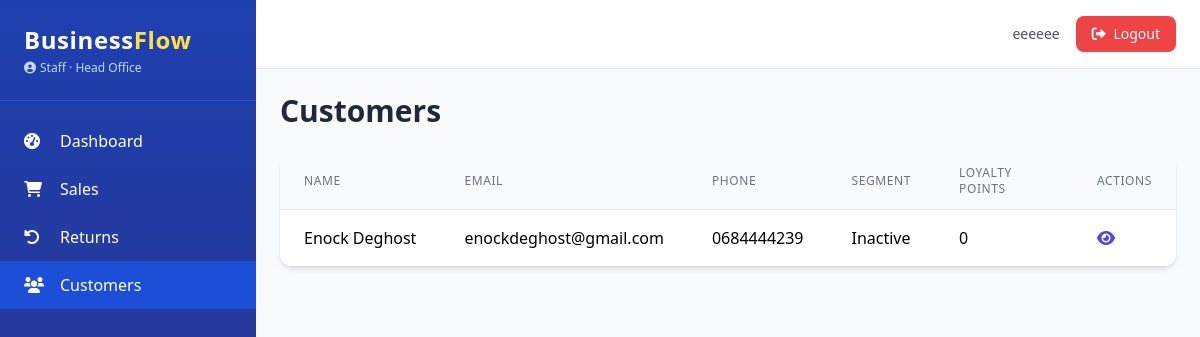
The app's page /crm/customers (signed in) with its own data.
### app.py (models this page shows, shortened)
class AuditMixin:
    @declared_attr
    def created_at(cls):
        return db.Column(db.DateTime, default=datetime.utcnow)

class SoftDeleteMixin:
    @classmethod
    def query_active(cls):
        return cls.query.filter(cls.deleted_at.is_(None))

class User(UserMixin, db.Model, AuditMixin, SoftDeleteMixin):
    __tablename__ = 'users'
    id = db.Column(db.Integer, primary_key=True)
    username = db.Column(db.String(80), unique=True, nullable=False)
    email = db.Column(db.String(120), unique=True, nullable=False)
    password_hash = db.Column(db.String(200), nullable=False)
    role = db.Column(db.String(20), nullable=False, default='Staff')
    branch_id = db.Column(db.Integer, db.ForeignKey('branches.id'), nullable=True)
    active = db.Column(db.Boolean, default=True)
    locale = db.Column(db.String(5), default='en')
    phone = db.Column(db.String(20))
    avatar = db.Column(db.String(200))
    last_login = db.Column(db.DateTime)
    branch = db.relationship('Branch', backref='users')
    permissions = db.Column(db.JSON, default=list)
    salary = db.Column(db.Float, nullable=True)
    pay_cycle = db.Column(db.String(20), default='monthly')
    bank_account = db.Column(db.String(50))
    tax_id = db.Column(db.String(50))
    @property
    def is_admin(self):
        return self.role == 'Admin'
    def has_permission(self, perm):
        if self.is_admin:
            return True
        return perm in (self.permissions or [])

class Branch(db.Model):
    __tablename__ = 'branches'
    id = db.Column(db.Integer, primary_key=True)
    name = db.Column(db.String(100), nullable=False)
    location = db.Column(db.String(200))
    phone = db.Column(db.String(20))
    email = db.Column(db.String(120))
    is_active = db.Column(db.Boolean, default=True)
    currency = db.Column(db.String(3), default='USD')
    created_at = db.Column(db.DateTime, default=datetime.utcnow)

class Customer(db.Model, AuditMixin, SoftDeleteMixin):
    __tablename__ = 'customers'
    id = db.Column(db.Integer, primary_key=True)
    name = db.Column(db.String(100), nullable=False)
    email = db.Column(db.String(120))
    phone = db.Column(db.String(20))
    address = db.Column(db.Text)
    loyalty_points = db.Column(db.Integer, default=0)
    segment = db.Column(db.String(50), default='Regular')
    birth_date = db.Column(db.Date)
    tax_id = db.Column(db.String(50))
    branch_id = db.Column(db.Integer, db.ForeignKey('branches.id'), nullable=True)
    branch = db.relationship('Branch')
    communications = db.relationship('CommunicationLog', backref='customer', lazy='dynamic')

### app.py (the view)
@crm_bp.route('/customers')
@login_required
@permission_required('view_customers')
def customer_list():
    page = request.args.get('page', 1, type=int)
    per_page = app.config.get('ITEMS_PER_PAGE', 20)
    query = Customer.query_active()
    pagination = query.order_by(Customer.created_at.desc()).paginate(page=page, per_page=per_page, error_out=False)
    return render_template('crm/list.html', pagination=pagination)

### app.py (called while the page is built)
@login_manager.user_loader
def load_user(user_id):
    return User.query_active().filter_by(id=int(user_id)).first()

def permission_required(permission):
    def decorator(f):
        @wraps(f)
        def decorated_function(*args, **kwargs):
            if not current_user.is_authenticated:
                abort(403)
            if not current_user.has_permission(permission):
                abort(403)
            return f(*args, **kwargs)
        return decorated_function
    return decorator

@app.context_processor
def inject_now():
    return {'now': datetime.utcnow(), 'current_year': datetime.utcnow().year}

### templates/crm/list.html (shortened to what this page needs)
{% extends "base.html" %}
{% block content %}
<div class="flex justify-between items-center mb-6">
    <h1 class="text-3xl font-bold text-gray-800">Customers</h1>
</div>
<div class="bg-white rounded-xl shadow-md overflow-hidden">
    <table class="min-w-full divide-y divide-gray-200">
        <thead class="bg-gray-50">
            <tr>
                <th class="px-6 py-3 text-left text-xs font-medium text-gray-500 uppercase tracking-wider">Name</th>
                <th class="px-6 py-3 text-left text-xs font-medium text-gray-500 uppercase tracking-wider">Email</th>
                <th class="px-6 py-3 text-left text-xs font-medium text-gray-500 uppercase tracking-wider">Phone</th>
                <th class="px-6 py-3 text-left text-xs font-medium text-gray-500 uppercase tracking-wider">Segment</th>
                <th class="px-6 py-3 text-left text-xs font-medium text-gray-500 uppercase tracking-wider">Loyalty Points</th>
                <th class="px-6 py-3 text-left text-xs font-medium text-gray-500 uppercase tracking-wider">Actions</th>
            </tr>
        </thead>
        <tbody class="bg-white divide-y divide-gray-200">
            {% for customer in pagination.items %}
            <tr class="hover:bg-gray-50">
                <td class="px-6 py-4 whitespace-nowrap">{{ customer.name }}</td>
                <td class="px-6 py-4 whitespace-nowrap">{{ customer.email or '—' }}</td>
                <td class="px-6 py-4 whitespace-nowrap">{{ customer.phone or '—' }}</td>
                <td class="px-6 py-4 whitespace-nowrap">{{ customer.segment }}</td>
                <td class="px-6 py-4 whitespace-nowrap">{{ customer.loyalty_points }}</td>
                <td class="px-6 py-4 whitespace-nowrap">
                    <a href="{{ url_for('crm.customer_detail_view', customer_id=customer.id) }}" class="text-indigo-600 hover:text-indigo-900 mr-3" title="View">
                        <i class="fas fa-eye"></i>
                    </a>
                </td>
            </tr>
            {% else %}
            <tr>
                <td colspan="6" class="px-6 py-4 text-center text-gray-500">No customers found.</td>
            </tr>
            {% endfor %}
        </tbody>
    </table>
</div>
{% endblock %}

### templates/base.html (shortened to what this page needs)
<!DOCTYPE html>
<html lang="en">
<head>
    <script src="https://cdn.tailwindcss.com"></script>
    <link rel="stylesheet" href="https://cdnjs.cloudflare.com/ajax/libs/font-awesome/6.0.0-beta3/css/all.min.css">
</head>
<body class="bg-gray-50 font-sans antialiased">
    <div class="flex h-screen">
        <aside class="w-64 bg-gradient-to-b from-blue-800 to-indigo-900 text-white flex-shrink-0 hidden md:block overflow-y-auto shadow-xl">
            <div class="p-6 border-b border-blue-700">
                <h1 class="text-2xl font-bold tracking-wide">Business<span class="text-yellow-300">Flow</span></h1>
                <p class="text-xs text-blue-200 mt-1 flex items-center">
                    <i class="fas fa-user-circle mr-1"></i> {{ current_user.role }}
                    {% if current_user.branch %}
                        · {{ current_user.branch.name }}
                    {% endif %}
                </p>
            </div>
            <nav class="mt-4 pb-6">
                {% if current_user.has_permission('access_dashboard') or current_user.is_admin %}
                <a href="{{ url_for('dashboard.index') }}" class="flex items-center py-3 px-6 hover:bg-blue-700 transition {% if request.endpoint and request.endpoint == 'dashboard.index' %}bg-blue-700{% endif %}">
                    <i class="fas fa-tachometer-alt w-6"></i><span class="ml-3">Dashboard</span>
                </a>
                {% endif %}
                {% if current_user.has_permission('view_sales') %}
                <a href="{{ url_for('sales.list') }}" class="flex items-center py-3 px-6 hover:bg-blue-700 transition {% if request.endpoint and request.endpoint.startswith('sales.') %}bg-blue-700{% endif %}">
                    <i class="fas fa-shopping-cart w-6"></i><span class="ml-3">Sales</span>
                </a>
                {% endif %}
                {% if current_user.has_permission('view_sales') %}
                <a href="{{ url_for('returns.list') }}" class="flex items-center py-3 px-6 hover:bg-blue-700 transition {% if request.endpoint and request.endpoint.startswith('returns.') %}bg-blue-700{% endif %}">
                    <i class="fas fa-undo-alt w-6"></i><span class="ml-3">Returns</span>
                </a>
                {% endif %}
                {% if current_user.has_permission('view_customers') %}
                <a href="{{ url_for('crm.customer_list') }}" class="flex items-center py-3 px-6 hover:bg-blue-700 transition {% if request.endpoint and request.endpoint.startswith('crm.') %}bg-blue-700{% endif %}">
                    <i class="fas fa-users w-6"></i><span class="ml-3">Customers</span>
                </a>
                {% endif %}
            </nav>
        </aside>
        <div class="flex-1 flex flex-col overflow-hidden">
            <header class="bg-white shadow-sm border-b border-gray-200">
                <div class="flex justify-between items-center py-4 px-6">
                    <div class="flex items-center space-x-4 ml-auto">
                        <span class="text-sm text-gray-600">{{ current_user.username }}</span>
                        <a href="{{ url_for('auth.logout') }}" class="bg-red-500 hover:bg-red-600 text-white px-4 py-2 rounded-lg text-sm transition shadow-sm">
                            <i class="fas fa-sign-out-alt mr-1"></i> Logout
                        </a>
                    </div>
                </div>
            </header>
            <main class="flex-1 overflow-y-auto p-6 bg-gray-50">
                {% block content %}{% endblock %}
            </main>
        </div>
    </div>
</body>
</html>

### records on screen
User: role "Staff", username "eeeeee"
Branch: branch.name "Head Office"
Customer: name "Enock Deghost", email "enockdeghost@gmail.com", phone "0684444239", segment "Inactive", loyalty_points "0"
